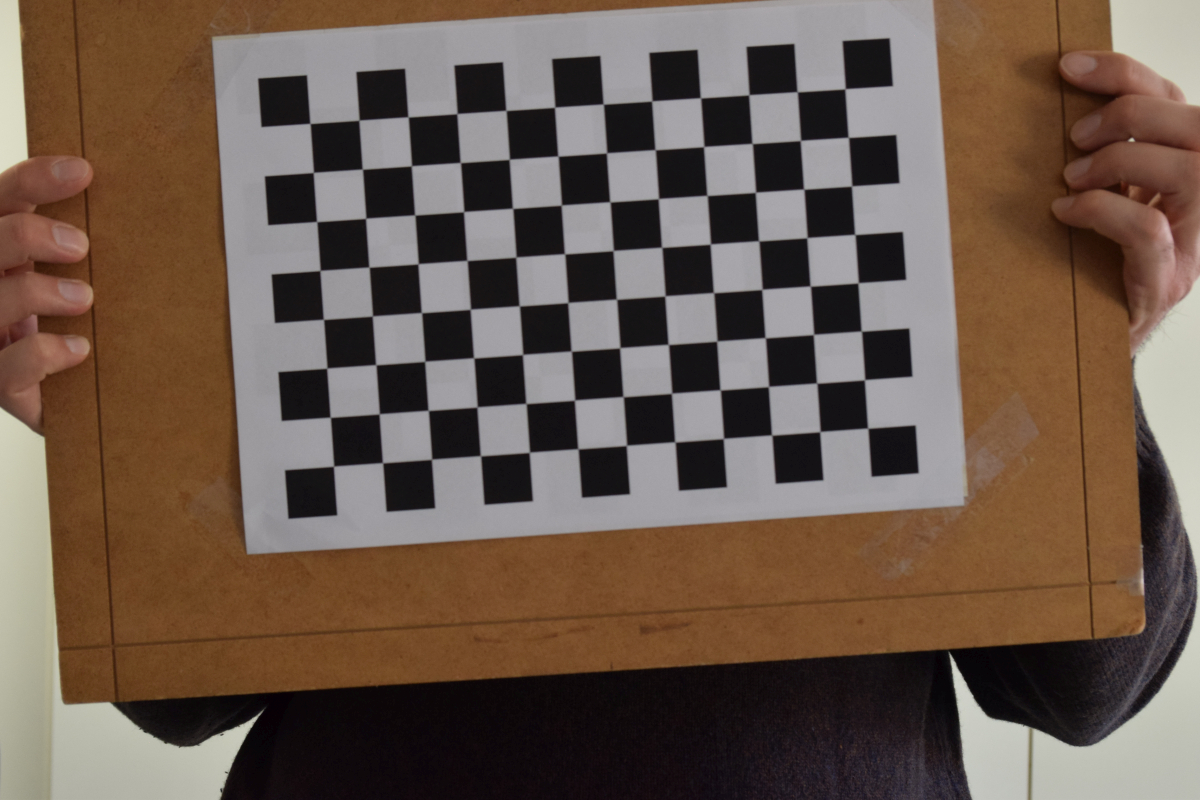
//> input picture Lab2/D3300/img1.jpg, 1200 x 800 px; its folder holds only this picture in this run
$ ./main   (built with g++ and OpenCV 4)
//> lines starting //> are read from the running program, lines starting //| are printed output that depends on the picture; after the words box and inside, x2 and y2 are one past the last pixel; in counts of white or black regions, pixels touching at a corner belong together
#include <vector>
#include <iostream>
#include <stdio.h>
#include <math.h>
#include <opencv2/core/core.hpp>
#include <opencv2/highgui/highgui.hpp>
#include "opencv2/imgproc/imgproc.hpp"
#include <opencv2/calib3d.hpp>

#define SQ_SIZE 0.102 //meters

using namespace std;
using namespace cv;

int main(int argc, char** argv) {

	//initializations
	Mat img_resized;
	Mat img;
	Mat gray_image;
	Mat cameraMatrix;
	Size imageSize;
	Mat distCoeffs;

	vector<Point2f> corners; //Vector to be filled by the detected corners of an image.
	vector<vector<Point2f>> imagePoints; // Vector of vectors containing detected corners of all images.
	vector<String> filenames; //Vector of loaded images.
	vector<Vec3f> objPoints; //Vector of x, y, z coordinates of inner corners of an image.
	vector<vector<cv::Vec3f>> objectPoints; // Vector of objPoints of all images.
	vector<Mat> rvecs; //Output vector of rotation vectors estimated for each pattern view.
	vector<Mat> tvecs; //Output vector of translation vectors estimated for each pattern view.
	vector<double> error;

	//Termination criteria for the iterative optimization algorithm.
	TermCriteria criteria = TermCriteria(TermCriteria::Type::EPS | TermCriteria::Type::MAX_ITER, 30, 0.00001);
	TermCriteria criteria_calib = TermCriteria(TermCriteria::COUNT + TermCriteria::EPS, 30, 0.00001);

	// Prepare objPoints: each image has the same checkerboard pattern structure.
	for (int c = 1; c <= 8; c++)
	{
		for (int r = 1; r <= 12; r++)
		{
			objPoints.push_back(cv::Vec3f(float(c) * SQ_SIZE, float(r) * SQ_SIZE, 0));
		}
	}


	//Load images from folder
	cout << "Loading images from folder, please wait . . .\n";
	String folder = "C:\\Users\\david\\source\\repos\\Camera calibration\\D3300\\D3300";
	glob(folder, filenames);
	cout << "DONE\n\n\n";

	//Detects the checkerboard intersection in each image
	for (size_t i = 0; i < filenames.size(); ++i){

		Size patternsize(12, 8); //interior number of corners
		img = imread(filenames[i]); //source image
//> img is the input picture: 800 rows x 1200 cols, CV_8UC3; mean B, G, R 77.4, 89.7, 107.6
		imageSize = img.size();
		cvtColor(img, gray_image, COLOR_RGB2GRAY);//gray image conversion
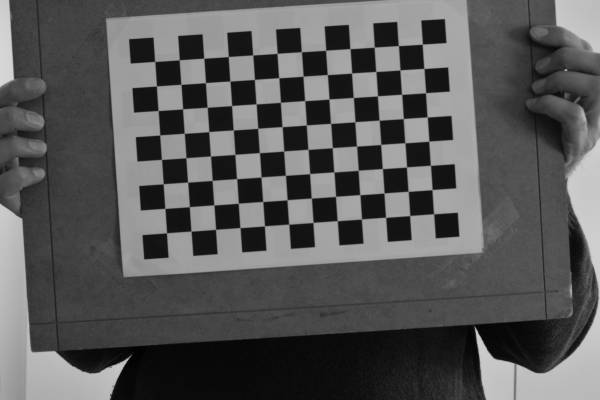
//> gray_image: 800 rows x 1200 cols, CV_8UC1 (shown at 1/2 size); min 1, max 216, mean 88.1

		//Pattern detection
		bool patternfound = findChessboardCorners(img, patternsize, corners, CALIB_CB_ADAPTIVE_THRESH
			+ CALIB_CB_NORMALIZE_IMAGE + CALIB_CB_FAST_CHECK);
//> corners = 96 Points (x, y), first 12: [310, 123.5], [358.9, 120.3], [408, 116.8], [457, 113.6], [506, 110.5], [554.6, 107.3], [603.2, 104.1], [651.6, 101.1], [700.5, 97.91], [748.7, 94.93], [797.1, 91.69], [845, 88.81]; patternfound = true
		//function to refine the corner detections
		if (patternfound){
		cornerSubPix(gray_image, corners, Size(11, 11), Size(-1, -1), criteria);
//> corners = 96 Points (x, y), first 12: [310, 123.5], [359, 120.2], [408.1, 116.9], [457, 113.6], [506, 110.4], [554.6, 107.2], [603.3, 104.1], [651.8, 101], [700.5, 97.8], [748.9, 94.75], [797.2, 91.75], [845.1, 88.77]
		}

		imagePoints.push_back(corners);
//> imagePoints = 1 point lists

		//draw and show the corners
		cv::drawChessboardCorners(img, patternsize, Mat(corners), patternfound);
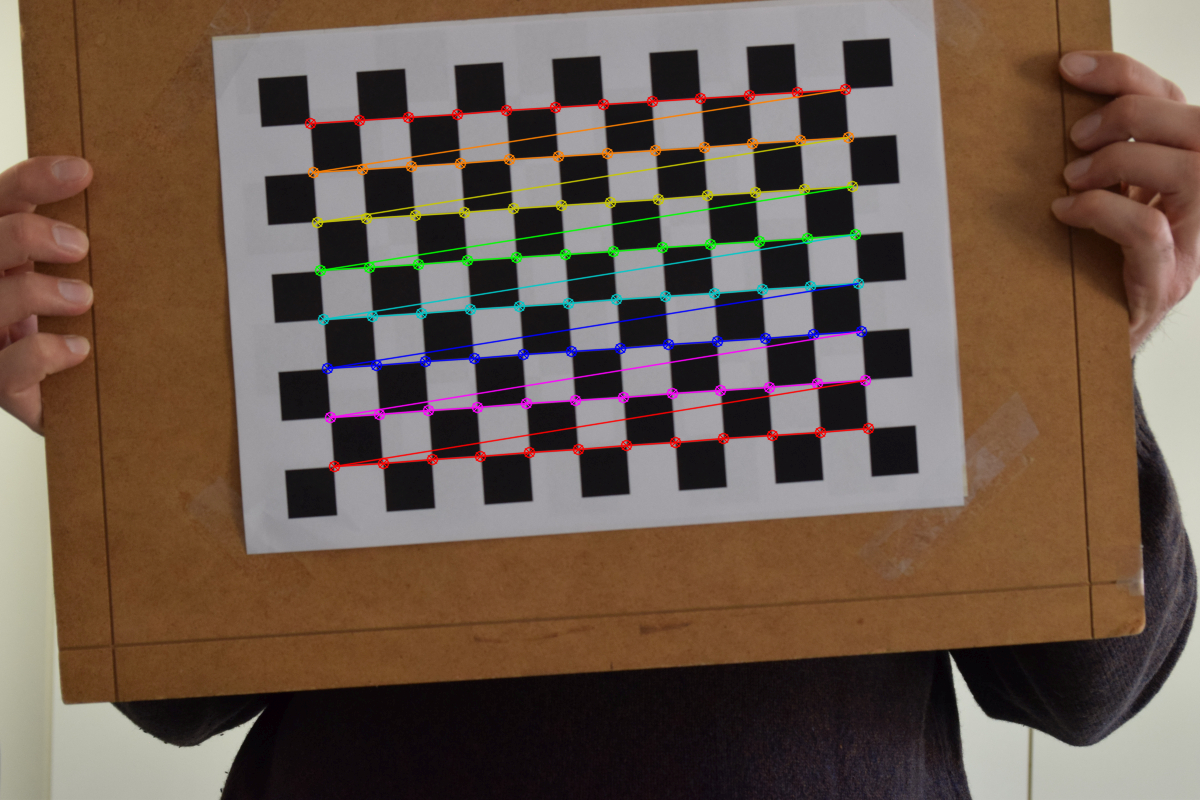
//> img: 800 rows x 1200 cols, CV_8UC3; 3.25% of pixels changed, all inside (x1, y1, x2, y2) = (304, 83, 875, 473)
		cv::namedWindow(folder);
		cv::imshow(folder, img);
		cv::waitKey(0);
		cv::destroyWindow(folder);

		//fill objectPoints container.
		objectPoints.push_back(objPoints);
		imageSize = img.size();

		distCoeffs = Mat::zeros(8, 1, CV_64F);
		cameraMatrix = Mat::eye(3, 3, CV_64F);

		//Camera calibration
		double rms = calibrateCamera(objectPoints, imagePoints, imageSize, cameraMatrix, distCoeffs, rvecs, tvecs, 0, criteria_calib);
//> cameraMatrix = [[5980.7, 0, 681.1], [0, 5977.2, 481.2], [0, 0, 1]]; distCoeffs = [-0.81, 139.4, 0.000538, -0.0114, -12030.5]; rms = 0.128
		cout << "rms for image " << i+1 << " is: " << rms << "\n\n" << endl;
//| rms for image 1 is: 0.128354
		error.push_back(rms);
//> error = [0.128]

	}

	//Finding the best and worst image according to rms error computed above
	double max = 0;
	double min = 15;
	int i_max = -1;
	int i_min = -1;
	double avg = 0;
	for (int i = 0; i < error.size(); i++) {
		if (error[i] < min) {
			min = error[i];
			i_min = i;
		}
		if (error[i] > max) {
			max = error[i];
			i_max = i;
		}
		avg += error[i];
	}
//> this loop made 1 pass
//> (min, max, avg) on pass 1: (0.128, 0.128, 0.128)
//> after the loop, min = 0.128; i_min = 0; max = 0.128; i_max = 0; avg = 0.128
	avg = avg / error.size();

	cout << "mean rms error is: " << avg << endl;
//| mean rms error is: 0.128354
	cout << "min error is: " << min << " found on image " << i_min+1 << endl;
//| min error is: 0.128354 found on image 1
	cout << "max error is: " << max << " found on image " << i_max+1 << endl;
//| max error is: 0.128354 found on image 1

	cout << "\n\n\n" << endl;
	return 0;
}

$ run again, on Lab2/D3300/img4.jpg
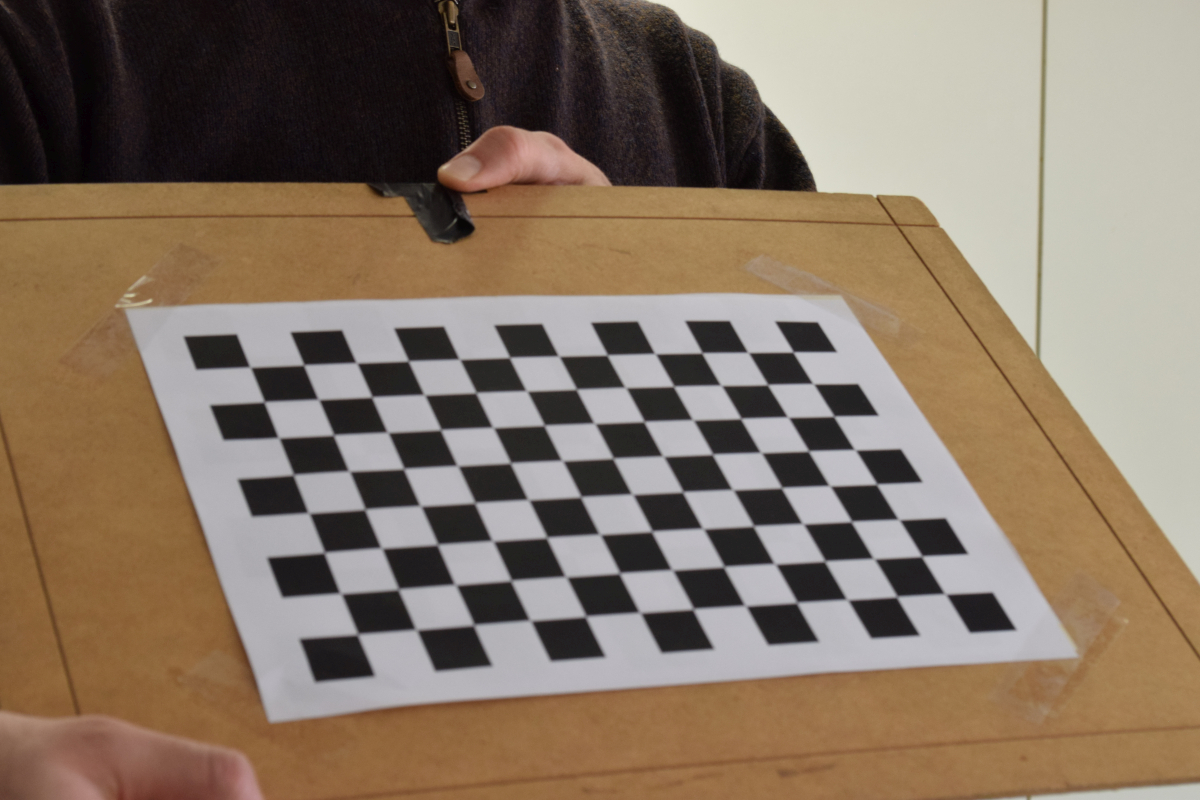
//> input picture Lab2/D3300/img4.jpg, 1200 x 800 px
//> img is the input picture: 800 rows x 1200 cols, CV_8UC3; mean B, G, R 101.7, 118.5, 135.3
//> `cvtColor(img, gray_image, COLOR_RGB2GRAY);`:
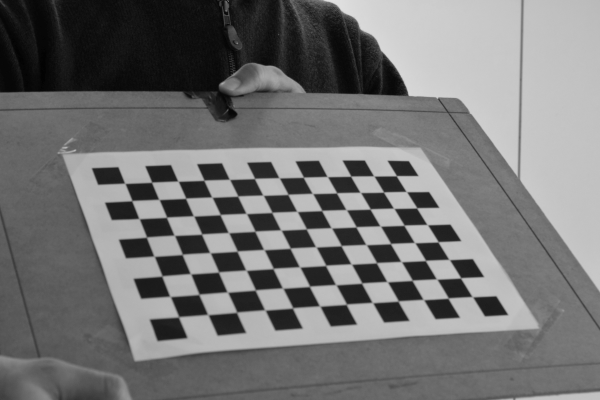
//> gray_image: 800 rows x 1200 cols, CV_8UC1 (shown at 1/2 size); min 1, max 227, mean 115.4
//> `bool patternfound = findChessboardCorners(img, patternsize, corners, C..`: corners = 96 Points (x, y), first 12: [251.2, 368], [303.5, 365.2], [355.3, 362.2], [408.1, 361.2], [460.5, 359.9], [509.7, 357.4], [560, 356.8], [606.8, 355.4], [656.2, 354.4], [701.7, 353], [746.9, 351.8], [793, 352.1]; patternfound = true
//> `cornerSubPix(gray_image, corners, Size(11, 11), Size(-1, -1), criteria);`: corners = 96 Points (x, y), first 12: [250.2, 367.1], [303.7, 364.9], [356.5, 362.8], [408.4, 360.9], [459.4, 359.2], [509.5, 357.4], [558.8, 356.1], [607.2, 355], [655, 353.6], [701.9, 352.8], [748.1, 352.4], [793.1, 351.9]
//> imagePoints = 1 point lists
//> `cv::drawChessboardCorners(img, patternsize, Mat(corners), patternfound);`:
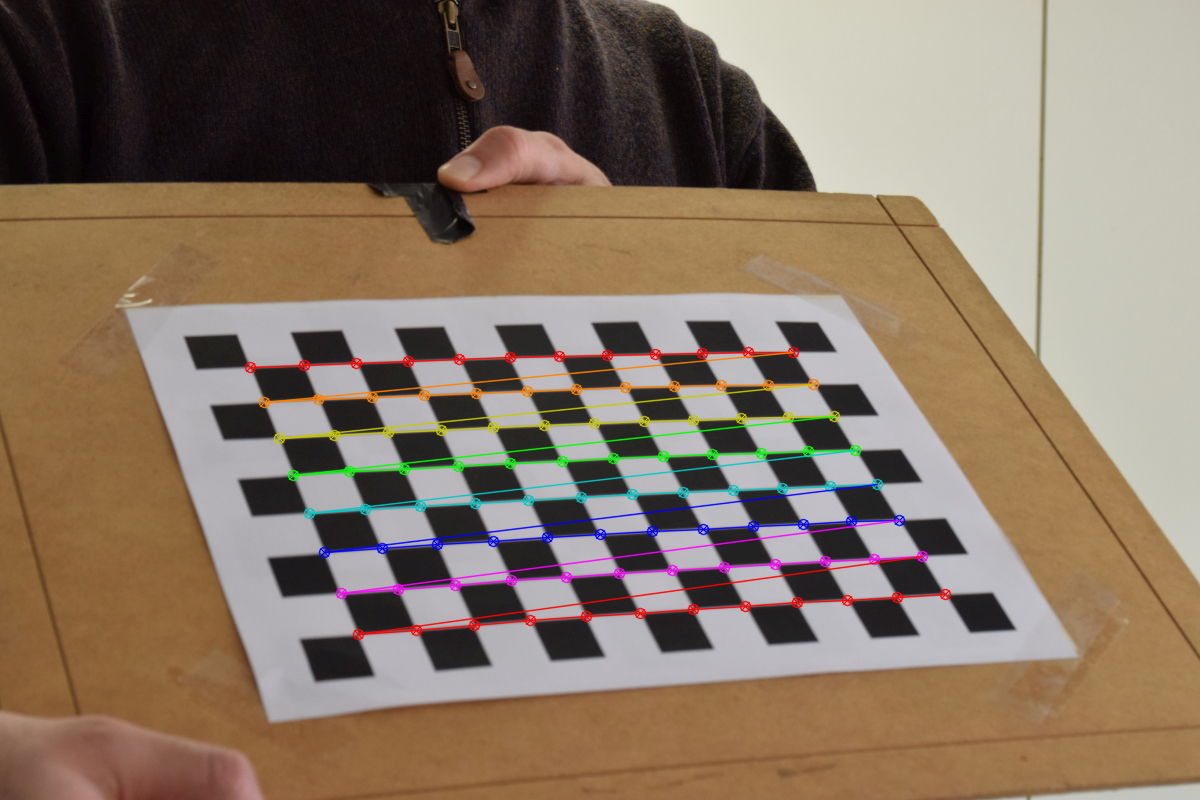
//> img: 800 rows x 1200 cols, CV_8UC3; 3.32% of pixels changed, all inside (x1, y1, x2, y2) = (244, 346, 952, 641)
//> cameraMatrix = [[2893.3, 0, 619.6], [0, 2348.9, 403.9], [0, 0, 1]]; distCoeffs = [-0.589, 58.85, 0.0912, 0.00915, -1872.5]; rms = 0.424
//| rms for image 1 is: 0.423737
//> error = [0.424]
//> the loop `for (int i = 0; i < error.size(); i++)` made 1 pass
//> (min, max, avg) on pass 1: (0.424, 0.424, 0.424)
//> after the loop `for (int i = 0; i < error.size(); i++)`: min = 0.424; i_min = 0; max = 0.424; i_max = 0; avg = 0.424
//| mean rms error is: 0.423737
//| min error is: 0.423737 found on image 1
//| max error is: 0.423737 found on image 1

$ run again, on Lab2/D3300/img5.jpg
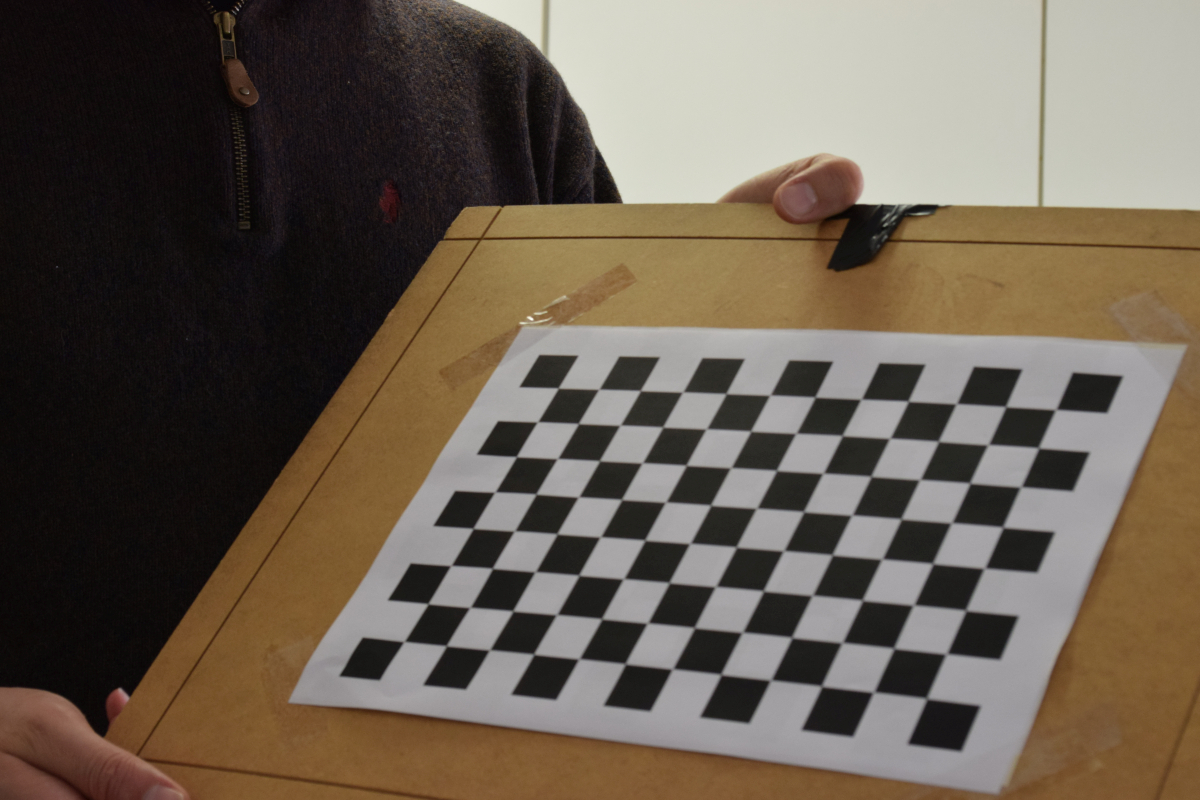
//> input picture Lab2/D3300/img5.jpg, 1200 x 800 px
//> img is the input picture: 800 rows x 1200 cols, CV_8UC3; mean B, G, R 81.2, 94, 105.1
//> `cvtColor(img, gray_image, COLOR_RGB2GRAY);`:
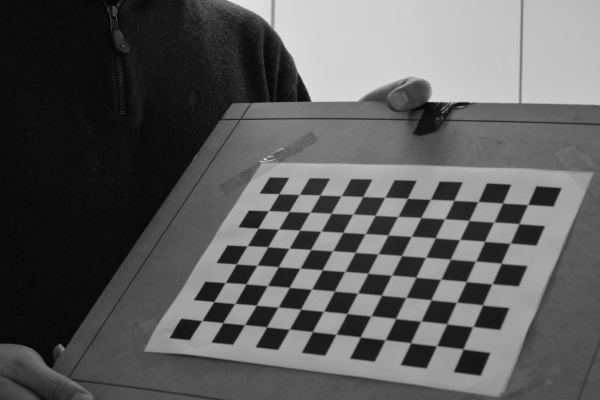
//> gray_image: 800 rows x 1200 cols, CV_8UC1 (shown at 1/2 size); min 1, max 251, mean 91.5
//> `bool patternfound = findChessboardCorners(img, patternsize, corners, C..`: corners = 96 Points (x, y), first 12: [558.3, 388.1], [598.4, 389.5], [640.4, 390.5], [682.5, 392.1], [725.8, 393.8], [769, 395.8], [814.9, 397], [860.3, 399.6], [908.2, 401.1], [957.5, 403.1], [1005.5, 406.6], [1055.7, 409.9]; patternfound = true
//> `cornerSubPix(gray_image, corners, Size(11, 11), Size(-1, -1), criteria);`: corners = 96 Points (x, y), first 12: [558.3, 388], [598.8, 389.2], [640.4, 390.6], [682.7, 392], [726, 393.6], [770, 395.1], [815, 397.1], [861.1, 399.2], [908.2, 401.2], [956.4, 403.7], [1005.7, 406.6], [1055.8, 409.5]
//> imagePoints = 1 point lists
//> `cv::drawChessboardCorners(img, patternsize, Mat(corners), patternfound);`:
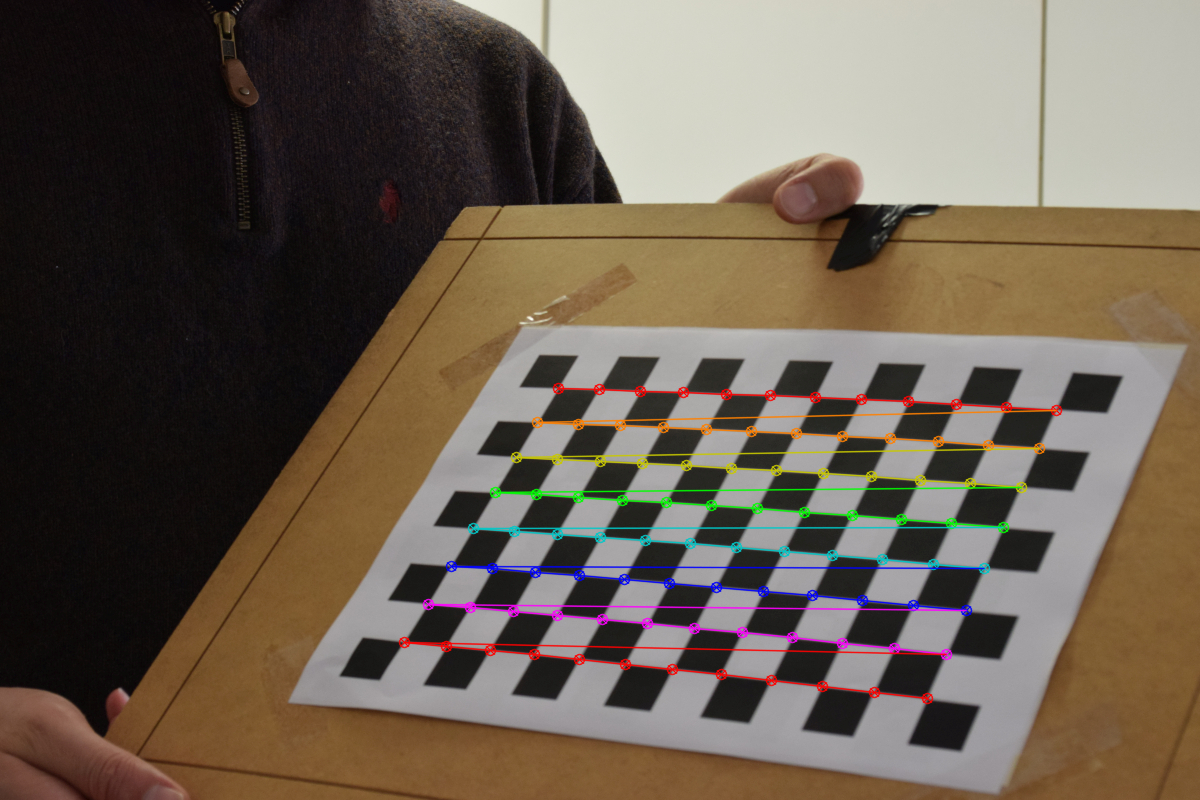
//> img: 800 rows x 1200 cols, CV_8UC3; 3.16% of pixels changed, all inside (x1, y1, x2, y2) = (398, 382, 1063, 705)
//> cameraMatrix = [[2978.6, 0, 544.6], [0, 2512, 380.4], [0, 0, 1]]; distCoeffs = [-1.06, 56.94, 0.0788, -0.00769, -965.1]; rms = 0.378
//| rms for image 1 is: 0.377931
//> error = [0.378]
//> the loop `for (int i = 0; i < error.size(); i++)` made 1 pass
//> (min, max, avg) on pass 1: (0.378, 0.378, 0.378)
//> after the loop `for (int i = 0; i < error.size(); i++)`: min = 0.378; i_min = 0; max = 0.378; i_max = 0; avg = 0.378
//| mean rms error is: 0.377931
//| min error is: 0.377931 found on image 1
//| max error is: 0.377931 found on image 1
